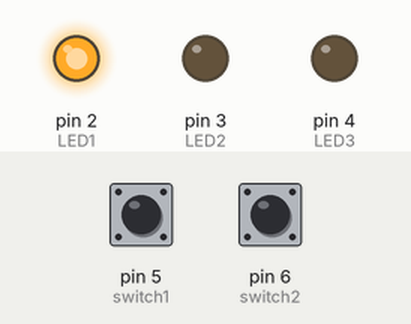
This sketch was run on a simulated Arduino Uno, built with avr-gcc and run on an emulated ATmega328P. Parts: output pins drawn as LEDs (lit = HIGH). Inputs (shaded band) come from the test bench; at power-on: pin 5 (switch1) LOW, pin 6 (switch2) LOW.

Above: at 1.2 s.
1.3 s: pin 5 (switch1) pulled HIGH for 0.15 s
At 2.0 s:
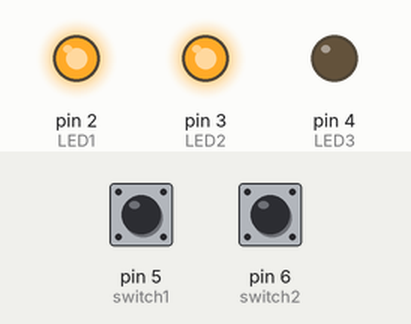
2.9 s: pin 5 (switch1) pulled HIGH for 1 s
At 3.2 s:
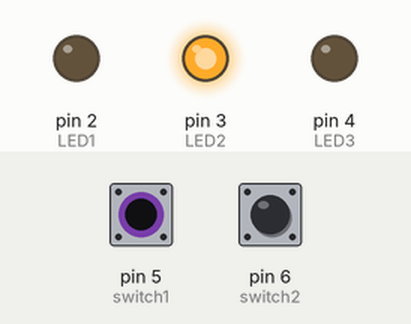
5.4 s: pin 5 (switch1) pulled HIGH for 0.15 s
At 6.4 s:
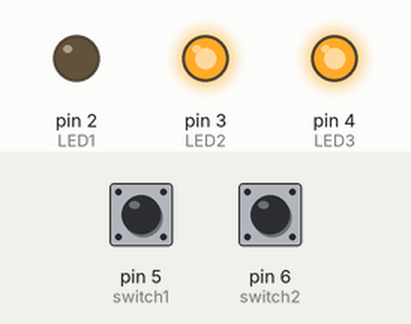
7.0 s: pin 5 (switch1) pulled HIGH for 3.2 s
At 7.6 s:
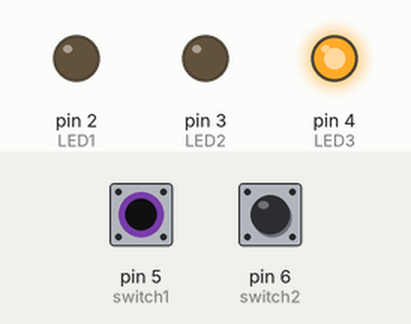
11.7 s: pin 5 (switch1) pulled HIGH for 0.15 s
At 12.5 s:
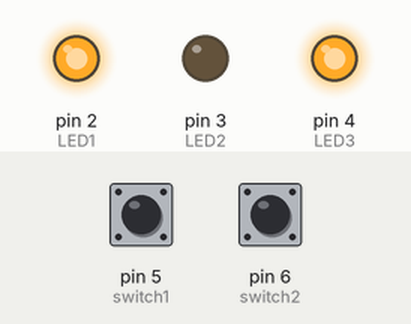
13.3 s: pin 6 (switch2) pulled HIGH for 0.15 s
At 13.8 s:
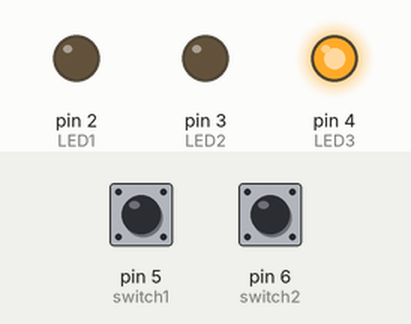
Timing chart, 0 to 15.9 s (numbered marks = the images above; inputs shaded):
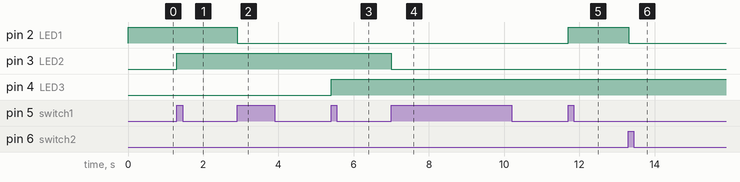

The sketch:

rgb.ino
```cpp
const int LED1 = 2;
const int LED2 = 3;
const int LED3 = 4;
const int switch1 = 5;
const int switch2 = 6;

int key_count = 0;
bool prev1 = false;
bool prev2 = false;

void setup()
{
  pinMode(LED1, OUTPUT);
  pinMode(LED2, OUTPUT);
  pinMode(LED3, OUTPUT);
  pinMode(switch1, INPUT);
  pinMode(switch2, INPUT);

  digitalWrite(LED1, HIGH);
  digitalWrite(LED2, LOW);
  digitalWrite(LED3, LOW);
}

void loop()
{
  // 현재 스위치 상태 읽기
  bool curr1 = digitalRead(switch1);
  bool curr2 = digitalRead(switch2);

  // 이전에는 안 눌렸고 지금 눌렸으면 → 상태 전이 감지
  if (curr1 && !prev1) {
    key_count++;
  }
  if (curr2 && !prev2) {
    key_count--;
  }

  // 이전 상태 저장
  prev1 = curr1;
  prev2 = curr2;

  // key_count 순환
  if (key_count < 0) key_count = 5;
  if (key_count > 5) key_count = 0;

  // 현재 key_count에 따른 동작 실행
  rainbow(key_count);

  delay(50);  // 빠른 응답을 위해 짧게
}


void rainbow(int kc)
{
  if(kc==0) // 빨강
  {
    digitalWrite(LED1,HIGH);
    digitalWrite(LED2,LOW);
    digitalWrite(LED3,LOW);
  }
  else if (kc==1) // 노랑
  {
    digitalWrite(LED1,HIGH);
    digitalWrite(LED2,HIGH);
    digitalWrite(LED3,LOW);
  }
  else if (kc==2) // 초록
  {
    digitalWrite(LED1,LOW);
    digitalWrite(LED2,HIGH);
    digitalWrite(LED3,LOW);
  }
  else if (kc==3) // 하늘
  {
    digitalWrite(LED1,LOW);
    digitalWrite(LED2,HIGH);
    digitalWrite(LED3,HIGH);
  }
  else if (kc==4) // 파랑
  {
    digitalWrite(LED1,LOW);
    digitalWrite(LED2,LOW);
    digitalWrite(LED3,HIGH);
  }
  else if (kc==5) // 자주
  {
    digitalWrite(LED1,HIGH);
    digitalWrite(LED2,LOW);
    digitalWrite(LED3,HIGH);
  }
}
```

Measured:
- after the input at 1.3 s, pin 3 (LED2): LOW → HIGH at once
- after the input at 2.9 s, pin 2 (LED1): HIGH → LOW at once
- after the input at 5.4 s, pin 4 (LED3): LOW → HIGH at once
- after the input at 7.0 s, pin 3 (LED2): HIGH → LOW at once
- after the input at 11.7 s, pin 2 (LED1): LOW → HIGH at once
- after the input at 13.3 s, pin 2 (LED1): HIGH → LOW at once
